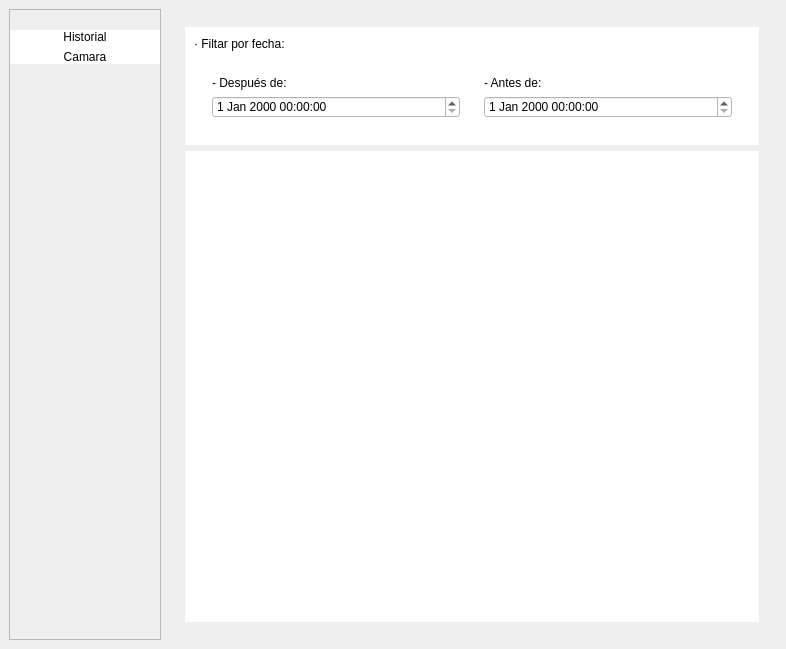
<?xml version="1.0" encoding="UTF-8"?>
<ui version="4.0">
 <class>MainWindow</class>
 <widget class="QMainWindow" name="MainWindow">
  <property name="geometry">
   <rect>
    <x>0</x>
    <y>0</y>
    <width>786</width>
    <height>649</height>
   </rect>
  </property>
  <property name="windowTitle">
   <string>MainWindow</string>
  </property>
  <property name="styleSheet">
   <string notr="true"/>
  </property>
  <widget class="QWidget" name="centralwidget">
   <property name="sizePolicy">
    <sizepolicy hsizetype="Preferred" vsizetype="Preferred">
     <horstretch>0</horstretch>
     <verstretch>0</verstretch>
    </sizepolicy>
   </property>
   <property name="styleSheet">
    <string notr="true">background-color:  #0a4382;

QFrame {
    border: none;
}
</string>
   </property>
   <layout class="QHBoxLayout" name="horizontalLayout" stretch="1,4">
    <property name="spacing">
     <number>6</number>
    </property>
    <property name="sizeConstraint">
     <enum>QLayout::SetDefaultConstraint</enum>
    </property>
    <item>
     <widget class="QFrame" name="sidebar">
      <property name="sizePolicy">
       <sizepolicy hsizetype="Preferred" vsizetype="Preferred">
        <horstretch>0</horstretch>
        <verstretch>0</verstretch>
       </sizepolicy>
      </property>
      <property name="minimumSize">
       <size>
        <width>0</width>
        <height>0</height>
       </size>
      </property>
      <property name="frameShape">
       <enum>QFrame::StyledPanel</enum>
      </property>
      <property name="frameShadow">
       <enum>QFrame::Raised</enum>
      </property>
      <layout class="QVBoxLayout" name="verticalLayout_2" stretch="0,0,0">
       <property name="spacing">
        <number>6</number>
       </property>
       <property name="leftMargin">
        <number>0</number>
       </property>
       <property name="topMargin">
        <number>0</number>
       </property>
       <property name="rightMargin">
        <number>0</number>
       </property>
       <property name="bottomMargin">
        <number>9</number>
       </property>
       <item>
        <widget class="QLabel" name="label">
         <property name="sizePolicy">
          <sizepolicy hsizetype="Ignored" vsizetype="Preferred">
           <horstretch>0</horstretch>
           <verstretch>0</verstretch>
          </sizepolicy>
         </property>
         <property name="text">
          <string/>
         </property>
         <property name="pixmap">
          <pixmap resource="resources.qrc">:/images/assets/logo.jpg</pixmap>
         </property>
         <property name="scaledContents">
          <bool>true</bool>
         </property>
        </widget>
       </item>
       <item>
        <widget class="QGroupBox" name="btnBox">
         <property name="styleSheet">
          <string notr="true">QWidget {
	background-color: rgb(255, 255, 255);
border: none;
}

QFrame {
    border: none;
}


QPushButton {
    border: none;
}
</string>
         </property>
         <property name="title">
          <string/>
         </property>
         <layout class="QVBoxLayout" name="verticalLayout">
          <property name="spacing">
           <number>6</number>
          </property>
          <property name="leftMargin">
           <number>0</number>
          </property>
          <property name="topMargin">
           <number>0</number>
          </property>
          <property name="rightMargin">
           <number>0</number>
          </property>
          <property name="bottomMargin">
           <number>0</number>
          </property>
          <item>
           <widget class="QPushButton" name="Historial_btn">
            <property name="text">
             <string>Historial</string>
            </property>
           </widget>
          </item>
          <item>
           <widget class="QPushButton" name="Camara_btn">
            <property name="text">
             <string>Camara</string>
            </property>
           </widget>
          </item>
         </layout>
        </widget>
       </item>
       <item>
        <spacer name="verticalSpacer_2">
         <property name="orientation">
          <enum>Qt::Vertical</enum>
         </property>
         <property name="sizeHint" stdset="0">
          <size>
           <width>20</width>
           <height>40</height>
          </size>
         </property>
        </spacer>
       </item>
      </layout>
     </widget>
    </item>
    <item>
     <widget class="QFrame" name="main_frame">
      <property name="sizePolicy">
       <sizepolicy hsizetype="Preferred" vsizetype="Preferred">
        <horstretch>0</horstretch>
        <verstretch>0</verstretch>
       </sizepolicy>
      </property>
      <property name="styleSheet">
       <string notr="true">QFrame {
    border: none;
}
</string>
      </property>
      <property name="frameShape">
       <enum>QFrame::StyledPanel</enum>
      </property>
      <property name="frameShadow">
       <enum>QFrame::Raised</enum>
      </property>
      <layout class="QVBoxLayout" name="verticalLayout_3" stretch="0">
       <property name="spacing">
        <number>0</number>
       </property>
       <item>
        <widget class="QStackedWidget" name="stackedWidget">
         <property name="styleSheet">
          <string notr="true">QWidget {
backgroun-color: rgb(255,255,255)
}</string>
         </property>
         <property name="currentIndex">
          <number>1</number>
         </property>
         <widget class="QWidget" name="camara_page">
          <property name="styleSheet">
           <string notr="true">background-color: rgb(255, 255, 255)</string>
          </property>
          <layout class="QVBoxLayout" name="verticalLayout_4"/>
         </widget>
         <widget class="QWidget" name="historial_page">
          <layout class="QVBoxLayout" name="verticalLayout_5" stretch="2,8">
           <item>
            <widget class="QFrame" name="Date_frame">
             <property name="styleSheet">
              <string notr="true">background-color: rgb(255, 255, 255)</string>
             </property>
             <property name="frameShape">
              <enum>QFrame::StyledPanel</enum>
             </property>
             <property name="frameShadow">
              <enum>QFrame::Raised</enum>
             </property>
             <layout class="QVBoxLayout" name="verticalLayout_6">
              <item>
               <widget class="QLabel" name="label_2">
                <property name="text">
                 <string>· Filtar por fecha:</string>
                </property>
               </widget>
              </item>
              <item>
               <widget class="QFrame" name="frame">
                <property name="frameShape">
                 <enum>QFrame::StyledPanel</enum>
                </property>
                <property name="frameShadow">
                 <enum>QFrame::Raised</enum>
                </property>
                <layout class="QHBoxLayout" name="horizontalLayout_3">
                 <item>
                  <widget class="QFrame" name="frame_2">
                   <property name="frameShape">
                    <enum>QFrame::StyledPanel</enum>
                   </property>
                   <property name="frameShadow">
                    <enum>QFrame::Raised</enum>
                   </property>
                   <layout class="QVBoxLayout" name="verticalLayout_7">
                    <item>
                     <widget class="QLabel" name="label_3">
                      <property name="text">
                       <string>- Después de:</string>
                      </property>
                     </widget>
                    </item>
                    <item>
                     <widget class="QDateTimeEdit" name="before_dateTimeEdit"/>
                    </item>
                   </layout>
                  </widget>
                 </item>
                 <item>
                  <widget class="QFrame" name="frame_3">
                   <property name="frameShape">
                    <enum>QFrame::StyledPanel</enum>
                   </property>
                   <property name="frameShadow">
                    <enum>QFrame::Raised</enum>
                   </property>
                   <layout class="QVBoxLayout" name="verticalLayout_8">
                    <item>
                     <widget class="QLabel" name="label_4">
                      <property name="text">
                       <string>- Antes de:</string>
                      </property>
                     </widget>
                    </item>
                    <item>
                     <widget class="QDateTimeEdit" name="after_dateTimeEdit_2"/>
                    </item>
                   </layout>
                  </widget>
                 </item>
                </layout>
               </widget>
              </item>
             </layout>
            </widget>
           </item>
           <item>
            <widget class="QFrame" name="table_frame">
             <property name="styleSheet">
              <string notr="true">background-color: rgb(255, 255, 255)</string>
             </property>
             <property name="frameShape">
              <enum>QFrame::StyledPanel</enum>
             </property>
             <property name="frameShadow">
              <enum>QFrame::Raised</enum>
             </property>
             <layout class="QVBoxLayout" name="verticalLayout_9">
              <item>
               <widget class="QTableWidget" name="tableWidget">
                <property name="sizePolicy">
                 <sizepolicy hsizetype="Expanding" vsizetype="Expanding">
                  <horstretch>7</horstretch>
                  <verstretch>0</verstretch>
                 </sizepolicy>
                </property>
                <property name="styleSheet">
                 <string notr="true">QTableWidget {
    alternating-row-colors: true;
	text-align:center;
}

QTableWidget::item {
    background-color: white;
	text-align:center;
}

QTableWidget::item:alternate {
    background-color: #f0f0f0; /* Color gris claro */
}

QTableWidget::item:selected {
    background-color: #2980B9;  /* Color de fondo de la celda seleccionada */
    color: #ffffff;  /* Color del texto de la celda seleccionada */
}

</string>
                </property>
                <property name="editTriggers">
                 <set>QAbstractItemView::NoEditTriggers</set>
                </property>
                <property name="alternatingRowColors">
                 <bool>true</bool>
                </property>
               </widget>
              </item>
             </layout>
            </widget>
           </item>
          </layout>
         </widget>
        </widget>
       </item>
      </layout>
     </widget>
    </item>
   </layout>
  </widget>
 </widget>
 <resources>
  <include location="resources.qrc"/>
 </resources>
 <connections/>
</ui>
